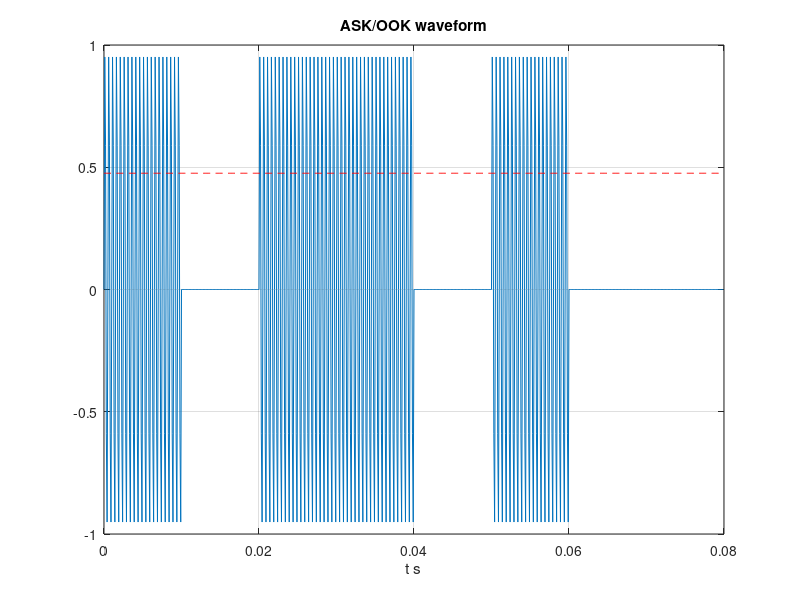
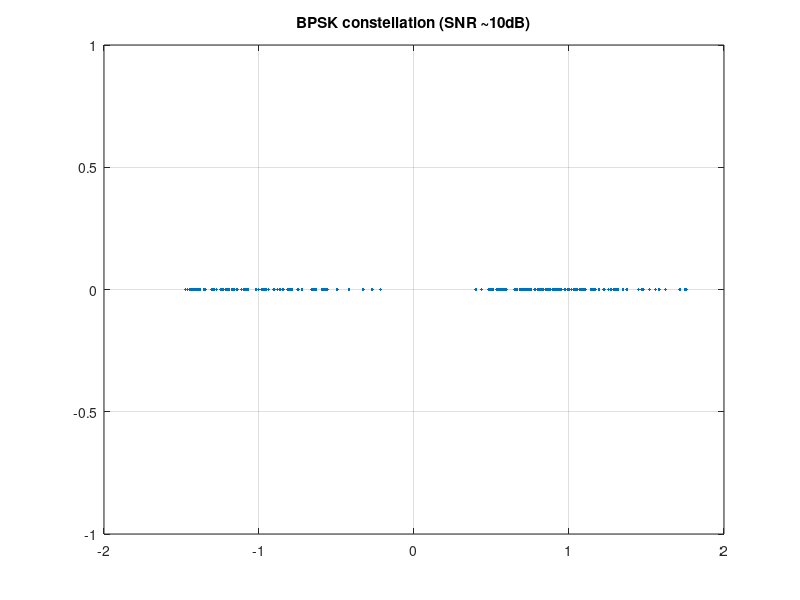
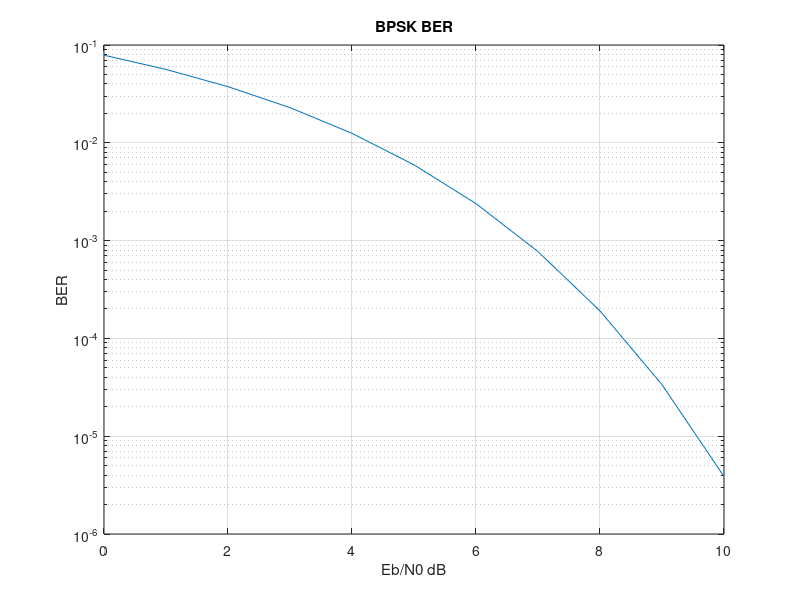
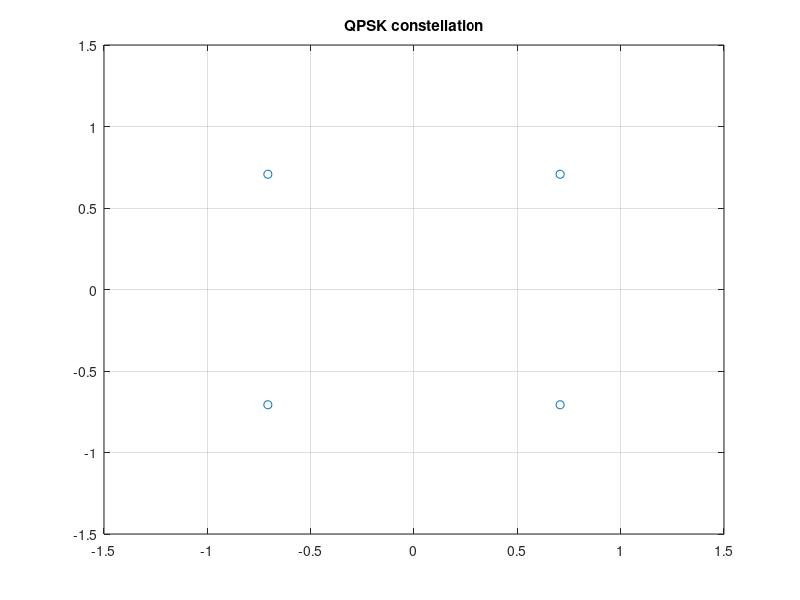

The MATLAB source for these figures, in order: (Note: this script raises an error after producing the figures.)
%========================================================================
% SECTION D — COMMUNICATIONS & MODULATION
%========================================================================

% --- 41. ASK / OOK -----------------------------------------------------
fs = 10e3; symR = 100; ns = fs/symR;
bits = [1 0 1 1 0 1 0 0];
seq = repelem(bits, ns);
t = (0:numel(seq)-1) / fs;
carrier = sin(2*pi*2000*t);
modSig = seq .* carrier;
thr = 0.5 * max(modSig) * ones(1, numel(modSig));
figure; plot(t, modSig, t, thr, 'r--'); title('ASK/OOK waveform');
xlabel('t s'); grid on;

% --- 42. BPSK constellation + BER --------------------------------------
Ns = 200; bitsB = randi([0 1], 1, Ns);
sym = 1 - 2*bitsB;                      % 0 -> +1, 1 -> -1
noise = randn(1, Ns) * 0.3;
rx = sym + noise;
figure; plot(real(rx), imag(rx), '.'); title('BPSK constellation (SNR ~10dB)');
axis([-2 2 -1 1]); grid on;
ebn0 = 0:1:10;
ber = 0.5 * erfc(sqrt(10.^(ebn0/10)));
figure; semilogy(ebn0, ber); title('BPSK BER');
xlabel('Eb/N0 dB'); ylabel('BER'); grid on;

% --- 43. QPSK ------------------------------------------------------------
ph = pi/4 + (0:3)*pi/2;
figure; plot(cos(ph), sin(ph), 'o'); axis([-1.5 1.5 -1.5 1.5]); grid on;
title('QPSK constellation');
rxq = exp(1i*ph(randi(4, 1, Ns))) + (randn(1,Ns)+1i*randn(1,Ns))*0.2;
figure; plot(real(rxq), imag(rxq), '.'); title('QPSK with noise'); grid on;

% --- 44. pi/4-DQPSK: zero-crossing avoidance -----------------------------
dph = pi/4 * (2*randi([0 3],1,Ns-1) + 1);
phPi4 = cumsum(dph);
figure; plot(cos(phPi4), sin(phPi4), '.-'); title('\pi/4-DQPSK trajectory');
axis([-1.5 1.5 -1.5 1.5]); grid on;

% --- 45. 16-QAM with phase noise ------------------------------------------
points = sqrt(2) * ((0:3)-1.5);
[Ix, Iy] = meshgrid(points, points);
Iq = Ix(:) + 1i*Iy(:);
pn = exp(1i * randn(1, numel(Iq)) * 0.15);
rx16 = Iq .* pn + randn(1, numel(Iq)) * 0.05;
figure; plot(real(rx16), imag(rx16), '.'); title('16-QAM, phase noise');
axis equal; grid on;

% --- 46. 64-QAM with AM/AM compression -------------------------------------
step = 2*(0:7)/7 - 1;
[Ix6, Iy6] = meshgrid(step, step);
Iq6 = (Ix6(:) + 1i*Iy6(:));
compressed = sign(real(Iq6)) .* abs(real(Iq6)).^1.3 ...
           + 1i*sign(imag(Iq6)) .* abs(imag(Iq6)).^1.3;
figure; plot(real(Iq6), imag(Iq6), '.', real(compressed), imag(compressed), 'r.');
title('64-QAM ideal vs AM/AM compressed'); legend('ideal','compressed'); grid on;

% --- 47. BFSK orthogonalities ----------------------------------------------
tb = 1e-3; f1 = 2000; f2 = 2500;          % Delta f = 1/(2T) coherent
tg = 0:tb/100:tb;
s1 = sin(2*pi*f1*tg); s2 = sin(2*pi*f2*tg);
corrC = sum(s1.*s2)*100/tb;
f2b = 1500;                               % Delta f = 1/T
s2b = sin(2*pi*f2b*tg);
corrO = sum(s1.*s2b)*100/tb;
figure; plot(tg, s1, tg, s2, tg, s2b); legend('f1','f2 coherent','f2 orthogonal');
title('BFSK: \Deltaf=1/2T vs \Deltaf=1/T'); grid on;

% --- 48. M-FSK spectrogram (hydroacoustic modem) ----------------------------
fs2 = 4000; t3 = 0:1/fs2:0.5;
bitsF = randi([1 4], 1, 20);
sigF = [];
seg = 0:1/fs2:0.024;
for k = 1:numel(bitsF)
    fK = 400 + 200*bitsF(k);
    sigF = [sigF sin(2*pi*fK*seg)]; %#ok<*AGROW>
end
[Sg, fg, tg2] = spectrogram(sigF, hann(128), 96, 256, fs2);
figure; imagesc(tg2, fg, 20*log10(abs(Sg))); colormap('jet');
title('4-FSK spectrogram'); xlabel('t s'); ylabel('f Hz');

% --- 49. MSK continuous phase ------------------------------------------------
tt = 0:1/fs2:0.02;
data = repelem(randi([0 1],1,10), round(numel(tt)/10));
phM = 2*pi*cumsum(data - 0.5)/(2*fs2)*1000;
figure; plot(tt(1:numel(phM)), cos(phM)); title('MSK constant envelope');
grid on;

% --- 50. GMSK Gaussian prefilter ----------------------------------------------
bt = 0.3; span = 2;
tp = -span:1/fs2:span;
gp = exp(-2*log(2)*tp.^2/(bt*1/fs2*1000)^2); %#ok<NASGU>
imp = exp(-(tp/bt).^2 / (2*log(2)));
figure; plot(tp, imp./max(imp)); title('Gaussian prefilter (BT=0.3)');
xlabel('t'); grid on;

% --- 51. OFDM subcarrier orthogonality / ICI ----------------------------------
Nc = 8; to = 0:1/fs2:2e-3;
base = 1e3; dop = 20;
Sub = zeros(Nc, numel(to));
for k = 1:Nc
    fk = base + (k-1)*100;
    Sub(k,:) = sin(2*pi*fk*to);
end
Sici = sin(2*pi*((base + (0:Nc-1)*100 + dop))' * to);
figure; plot(to, Sub(1,:) + Sub(2,:)); title('OFDM: sum of orthogonal subcarriers');
grid on;
figure; plot(to, Sici(1,:) + Sici(2,:)); title('OFDM: with Doppler ICI');
grid on;

% --- 52. LoRa chirp -------------------------------------------------------------
bw = 125e3; ts = 0:1/bw:8e-3;
chirpU = exp(1i*pi*(-bw/2)*ts + 1i*pi*(bw/8e-3)*ts.^2);
figure; spectrogram(real(chirpU), hann(256), 200, 512, bw);
title('LoRa up-chirp spectrogram');

% --- 53. AM envelope detector -----------------------------------------------------
ta = 0:1/fs2:0.01;
msg = cos(2*pi*300*ta);
m = 0.8;
am = (1 + m*msg) .* sin(2*pi*2000*ta);
np2 = 2^nextpow2(numel(am));
env = abs(hilbert([am(:); zeros(np2 - numel(am), 1)]));
env = env(1:numel(am));
figure; plot(ta, am, ta, env, ta, -env, 'r'); title('AM + envelope (m=0.8)');
grid on;
am2 = (1 + 1.5*msg) .* sin(2*pi*2000*ta);
env2 = abs(hilbert([am2(:); zeros(np2 - numel(am2), 1)]));
env2 = env2(1:numel(am2));
figure; plot(ta, am2, ta, env2, 'r'); title('Overmodulation m=1.5 (phase reversals)');
grid on;

% --- 54. FM Bessel spectrum ---------------------------------------------------------
fm2 = 100; df = 240;              % beta = 2.4 (carrier vanishes)
beta = df / fm2;
ttF = 0:1/fs2:0.1;
msgF = sin(2*pi*fm2*ttF);
instF = 2000 + df * msgF;
phF = 2*pi*cumsum(instF)/fs2;
sigF2 = sin(phF);
[SpF, fF] = pwelch(sigF2, hann(512), 256, 1024, fs2);
figure; plot(fF, 20*log10(SpF)); title('FM spectrum, \beta=2.4 (carrier null)');
xlabel('f Hz'); grid on;
